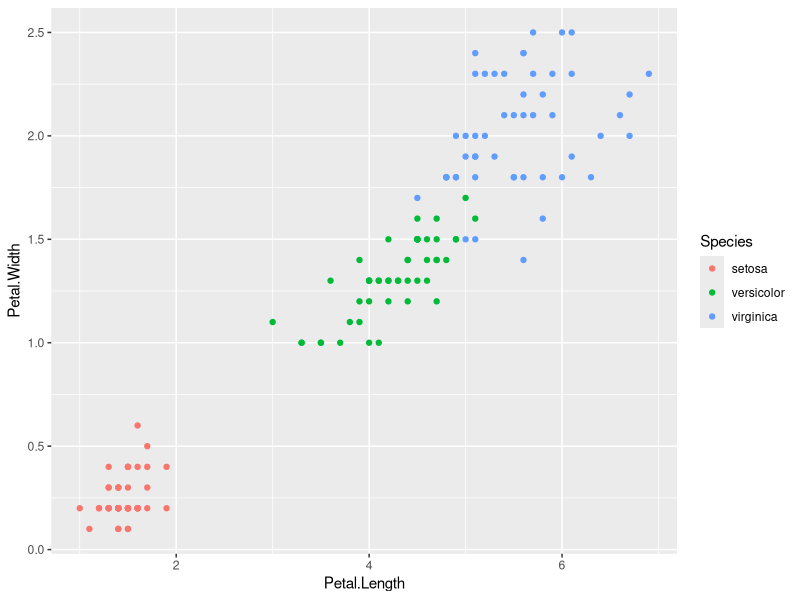
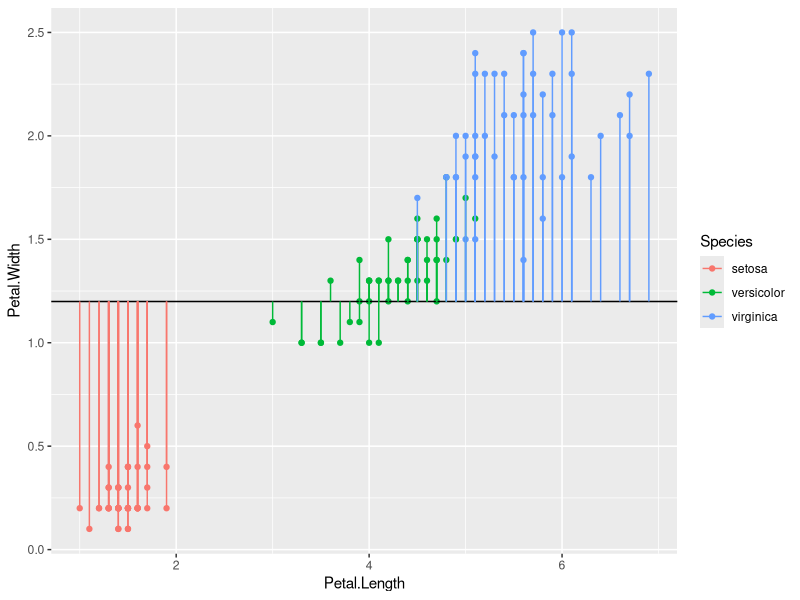
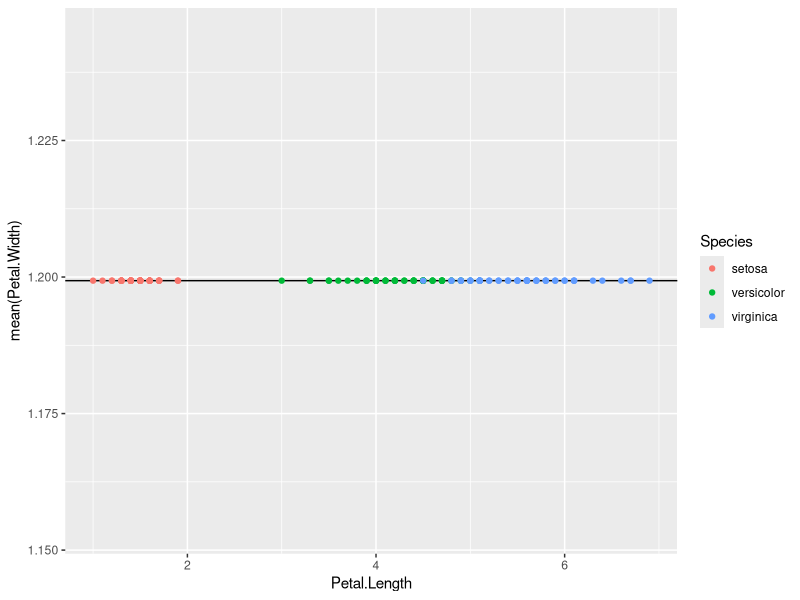
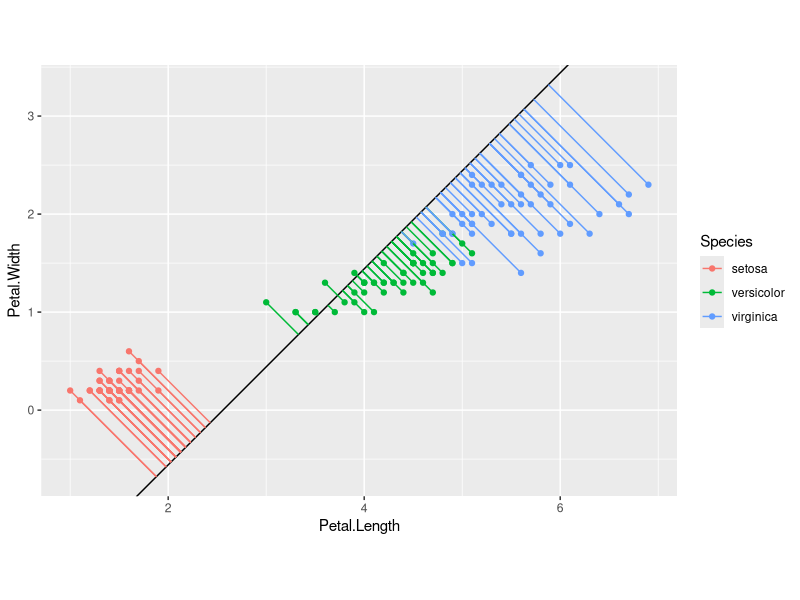
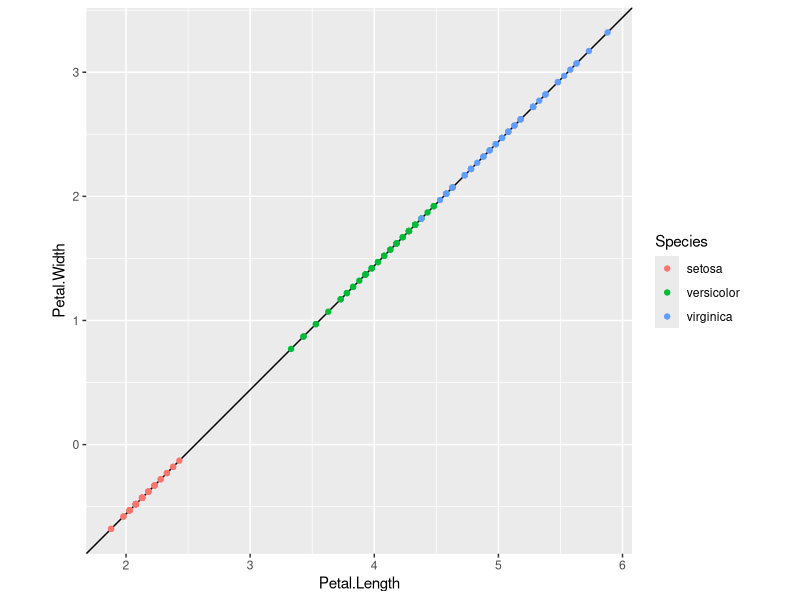
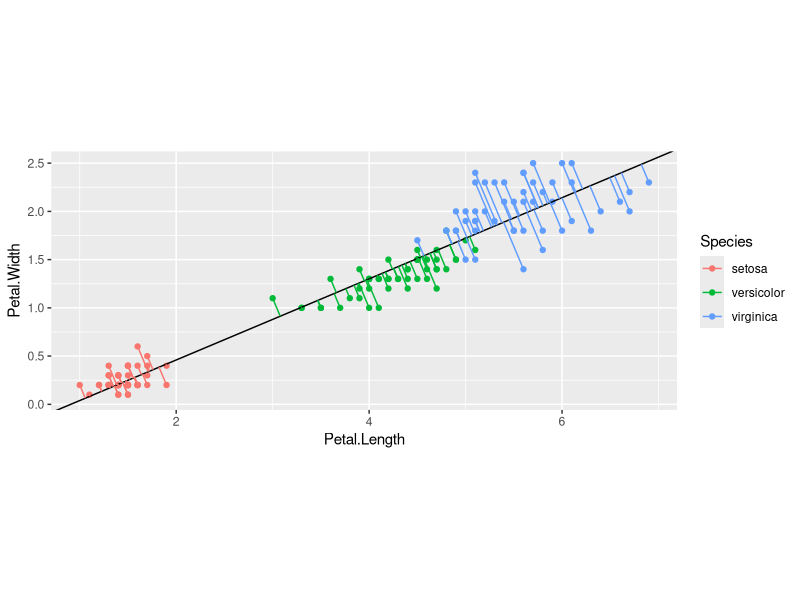
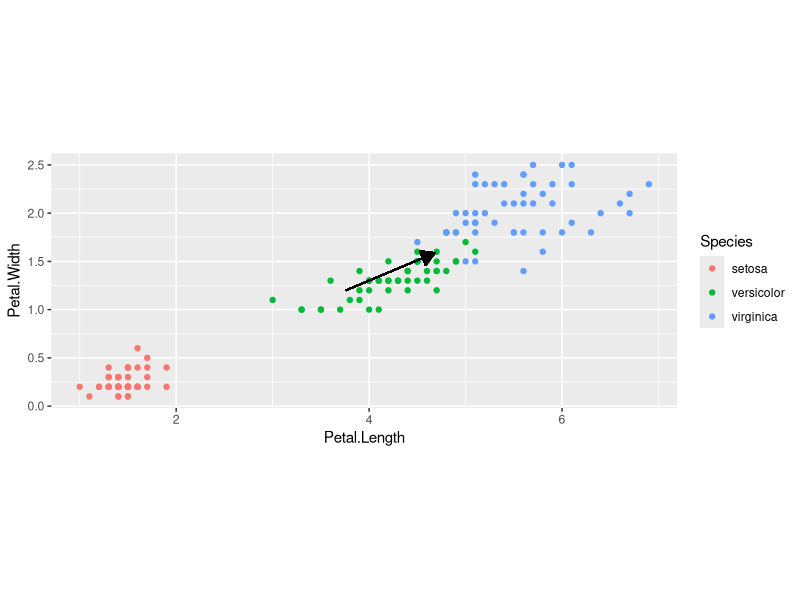
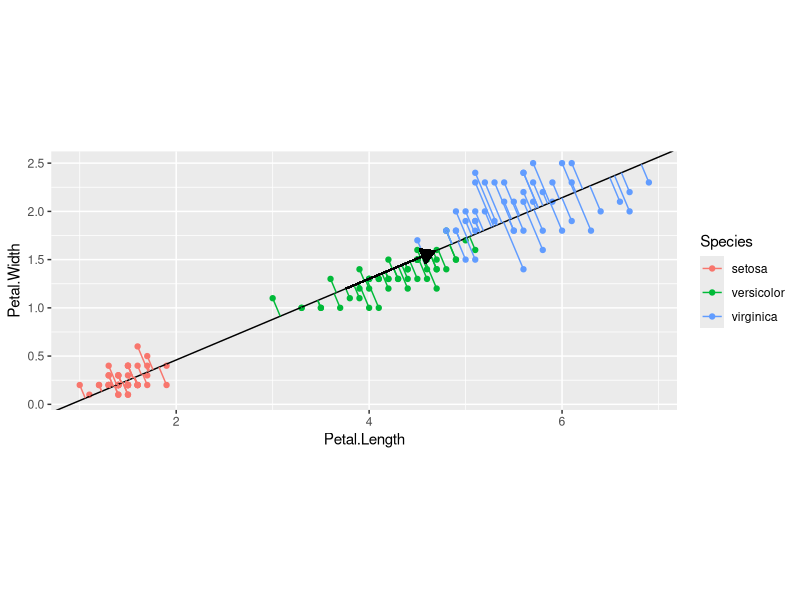

Here is the R script that generated these plots, in order:
## ---- chunk 1
head(iris)
## ---- chunk 2
library(tidyverse)
## ---- chunk 3
iris %>% 
  ggplot(aes(x = Petal.Length, y = Petal.Width, color = Species)) + 
  geom_point()
## ---- chunk 4
iris %>% 
  select(Petal.Length, Petal.Width) %>% 
  cor()
## ---- chunk 5
iris %>% 
  ggplot(aes(x = Petal.Length, y = Petal.Width, color = Species)) + 
  geom_point() +
  geom_hline(yintercept = mean(iris$Petal.Width)) +
  geom_segment(aes(x = Petal.Length, y = Petal.Width, xend = Petal.Length, yend = mean(Petal.Width)))
## ---- chunk 6
iris %>% 
  ggplot(aes(color = Species)) + 
  geom_hline(yintercept = mean(iris$Petal.Width)) +
  geom_point(aes(x = Petal.Length, y = mean(Petal.Width)))
## ---- chunk 7
iris %>% 
  summarize(avg_error = mean(Petal.Width^2))
## ---- chunk 8
100 * var(iris$Petal.Length) / (var(iris$Petal.Length) + var(iris$Petal.Width))
## ---- chunk 9
angle = 45

slope = sin(angle * pi / 180) / cos(angle * pi / 180)

iris_projection <- iris %>% 
    as_tibble() %>% 
    mutate(projection = (Petal.Length - mean(iris$Petal.Length)) * cos(angle * pi / 180)  + (Petal.Width - mean(iris$Petal.Width)) * sin(angle * pi / 180),
           proj_x = mean(iris$Petal.Length) + projection * cos(angle * pi / 180), proj_y = mean(iris$Petal.Width) + projection * sin(angle*pi / 180))

iris_projection %>% 
    ggplot(aes(x = Petal.Length, y = Petal.Width, color = Species)) + 
    geom_point() +
    geom_abline(slope = slope, intercept = mean(iris$Petal.Width) - slope*mean(iris$Petal.Length)) +
    geom_segment(aes(x = Petal.Length, y = Petal.Width, xend = proj_x, yend = proj_y)) +
    coord_fixed(ratio = 1)
## ---- chunk 10
iris_projection %>% 
  summarize(avg_error = mean(sqrt((Petal.Length - proj_x)^2 + (Petal.Width - proj_y)^2)))
## ---- chunk 11
iris_projection %>% 
    ggplot(aes(x = Petal.Length, y = Petal.Width, color = Species)) + 
    geom_abline(slope = slope, intercept = mean(iris$Petal.Width) - slope*mean(iris$Petal.Length)) +
    geom_point(aes(x = mean(iris$Petal.Length) + projection * cos(angle * pi / 180), y = mean(iris$Petal.Width) + projection * sin(angle*pi / 180))) +
    coord_fixed(ratio = 1)
## ---- chunk 12
100 * var(iris_projection$projection) / (var(iris$Petal.Length) + var(iris$Petal.Width))
## ---- chunk 13
iris_pca <- iris %>% 
  select(Petal.Length, Petal.Width) %>% 
  prcomp()
## ---- chunk 14
iris_pca$rotation
## ---- chunk 15
angle = 180 / pi * atan(iris_pca$rotation['Petal.Width', 'PC1'] / iris_pca$rotation['Petal.Length', 'PC1'])

angle
## ---- chunk 16
angle = angle

slope = sin(angle * pi / 180) / cos(angle * pi / 180)

iris_projection <- iris %>% 
    as_tibble() %>% 
    mutate(projection = (Petal.Length - mean(iris$Petal.Length)) * cos(angle * pi / 180)  + (Petal.Width - mean(iris$Petal.Width)) * sin(angle * pi / 180),
           proj_x = mean(iris$Petal.Length) + projection * cos(angle * pi / 180), proj_y = mean(iris$Petal.Width) + projection * sin(angle*pi / 180))

iris_projection %>% 
    ggplot(aes(x = Petal.Length, y = Petal.Width, color = Species)) + 
    geom_point() +
    geom_abline(slope = slope, intercept = mean(iris$Petal.Width) - slope*mean(iris$Petal.Length)) +
    geom_segment(aes(x = Petal.Length, y = Petal.Width, xend = proj_x, yend = proj_y)) +
    coord_fixed(ratio = 1)
## ---- chunk 17
iris_projection %>% 
  summarize(avg_error = mean(sqrt((Petal.Length - proj_x)^2 + (Petal.Width - proj_y)^2)))
## ---- chunk 18
100 * var(iris_projection$projection) / (var(iris$Petal.Length) + var(iris$Petal.Width))
## ---- chunk 19
iris_projection %>% 
  ggplot(aes(x = Petal.Length, y = Petal.Width, color = Species)) + 
  geom_point() +
  geom_segment(aes(x = mean(iris$Petal.Length), y = mean(iris$Petal.Width), xend = mean(iris$Petal.Length) + iris_pca$rotation['Petal.Length', 'PC1'], yend = mean(iris$Petal.Width) + iris_pca$rotation['Petal.Width', 'PC1']), color = 'black', arrow = arrow(ends = "last", length = unit(0.15, "inches"), type = "closed")) +
  coord_fixed(ratio = 1)
## ---- chunk 20
first_component <- iris_pca$rotation[,'PC1']

angle = atan(first_component['Petal.Width'] / first_component['Petal.Length']) * 180 / pi

angle
## ---- chunk 21
slope = sin(angle * pi / 180) / cos(angle * pi / 180)

iris_projection <- iris %>% 
    as_tibble() %>% 
    mutate(projection = (Petal.Length - mean(iris$Petal.Length)) * cos(angle * pi / 180)  + (Petal.Width - mean(iris$Petal.Width)) * sin(angle * pi / 180))

iris_projection %>% 
    ggplot(aes(x = Petal.Length, y = Petal.Width, color = Species)) + 
    geom_point() +
    geom_abline(slope = slope, intercept = mean(iris$Petal.Width) - slope*mean(iris$Petal.Length)) +
    geom_segment(aes(x = Petal.Length, y = Petal.Width, xend = mean(iris$Petal.Length) + projection * cos(angle * pi / 180), yend = mean(iris$Petal.Width) + projection * sin(angle*pi / 180))) +
    geom_segment(aes(x = mean(iris$Petal.Length), y = mean(iris$Petal.Width), xend = mean(iris$Petal.Length) + iris_pca$rotation['Petal.Length', 'PC1'], yend = mean(iris$Petal.Width) + iris_pca$rotation['Petal.Width', 'PC1']), color = 'black', arrow = arrow(ends = "last", length = unit(0.15, "inches"), type = "closed")) +
    coord_fixed(ratio = 1)
## ---- chunk 22
iris_projection %>% 
    ggplot(aes(x = Petal.Length, y = Petal.Width)) + 
    geom_abline(slope = slope, intercept = mean(iris$Petal.Width) - slope*mean(iris$Petal.Length)) +
    geom_point(aes(x = mean(iris$Petal.Length) + projection * cos(angle * pi / 180), y = mean(iris$Petal.Width) + projection * sin(angle*pi / 180), color = Species)) +
    coord_fixed(ratio = 1)
## ---- chunk 23
iris_pca$x
## ---- chunk 24
summary(iris_pca)
## ---- chunk 25
covar <- iris %>% 
  select(Petal.Width, Petal.Length) %>% 
  cov()

covar
## ---- chunk 26
covar[1,1] + covar[2,2]
## ---- chunk 27
var(iris_pca$x[,'PC1']) / (covar[1,1] + covar[2,2])
## ---- chunk 28
iris_projection %>% 
  ggplot(aes(x = Petal.Length, y = Petal.Width, color = Species)) + 
  geom_point() +
  geom_segment(aes(x = mean(iris$Petal.Length), y = mean(iris$Petal.Width), xend = mean(iris$Petal.Length) + iris_pca$rotation['Petal.Length', 'PC1'], yend = mean(iris$Petal.Width) + iris_pca$rotation['Petal.Width', 'PC1']), color = 'black', arrow = arrow(ends = "last", length = unit(0.15, "inches"), type = "closed")) +
  geom_segment(aes(x = mean(iris$Petal.Length), y = mean(iris$Petal.Width), xend = mean(iris$Petal.Length) + iris_pca$rotation['Petal.Length', 'PC2'], yend = mean(iris$Petal.Width) + iris_pca$rotation['Petal.Width', 'PC2']), color = 'black', arrow = arrow(ends = "last", length = unit(0.15, "inches"), type = "closed")) +
  coord_fixed(ratio = 1)
## ---- chunk 29
iris_pca$x %>% 
  as_tibble() %>% 
  add_column(Species = iris$Species) %>% 
  ggplot(aes(x = PC1, y = PC2, color = Species)) + 
  geom_point()
## ---- chunk 30
iris_pca$x %>% 
  cov()
## ---- chunk 31
iris %>% 
  ggplot(aes(x = Sepal.Length, y = Petal.Length, color = Species)) + geom_point()
## ---- chunk 32
iris.pr <- prcomp(iris %>% select(-Species), center = TRUE, scale = TRUE)
summary(iris.pr)
## ---- chunk 33
iris_projection <- iris.pr$x %>% 
  as_tibble() %>% 
  cbind(iris$Species) %>% 
  rename(Species = `iris$Species`)
iris_projection %>% 
  ggplot(aes(x = PC1, y = PC2, color = Species)) + geom_point()
## ---- chunk 34
iris.pr$rotation
## ---- chunk 35
iris_scaled = scale(iris[,1:4])
iris_scaled[1,] %*% iris.pr$rotation
## ---- chunk 36
iris_projection[1,]
## ---- chunk 37
tibble(coefficient = iris.pr$rotation[,1], variable = names(iris.pr$rotation[,1])) %>% 
  ggplot(aes(x = variable, y = coefficient)) + geom_col() + coord_flip()
## ---- chunk 38
tibble(coefficient = iris.pr$rotation[,2], variable = names(iris.pr$rotation[,1])) %>% 
  ggplot(aes(x = variable, y = coefficient)) + geom_col() + coord_flip()
